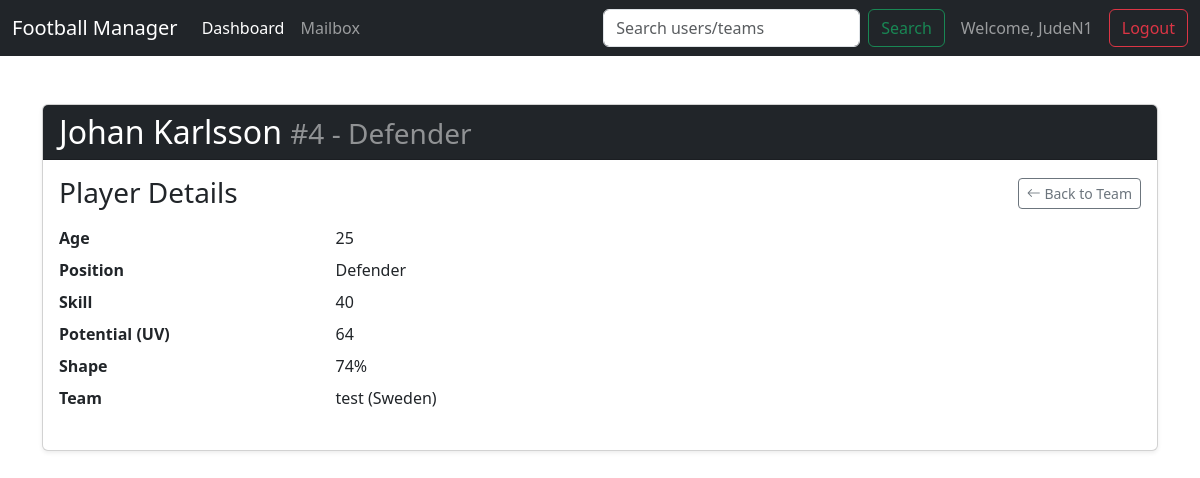
/player/1 (signed in), run on an earlier commit of the app's database.
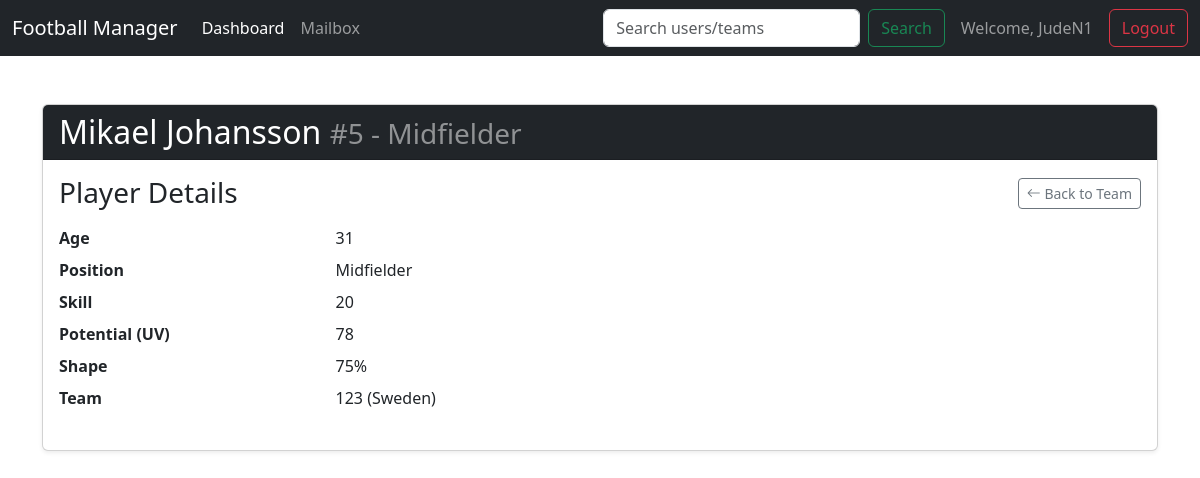
And on a later commit of the database.
### app/models.py (models this page shows, shortened)
class User(db.Model):
    id = db.Column(db.Integer, primary_key=True)
    username = db.Column(db.String(80), unique=True, nullable=False)
    password_hash = db.Column(db.String(128))
    teams = db.relationship('Team', backref='user', lazy=True, cascade="all, delete-orphan")
    sent_messages = db.relationship('Message', foreign_keys='Message.sender_id', backref='sender', lazy=True, cascade="all, delete-orphan")
    received_messages = db.relationship('Message', foreign_keys='Message.recipient_id', backref='recipient', lazy=True, cascade="all, delete-orphan")

class Player(db.Model):
    id = db.Column(db.Integer, primary_key=True)
    name = db.Column(db.String(100), nullable=False)
    age = db.Column(db.Integer, nullable=False)
    position = db.Column(db.Enum(Position), nullable=False)
    skill = db.Column(db.Integer, nullable=False)
    potential = db.Column(db.Integer, nullable=False) # "UV" (utvecklingsvärde)
    shape = db.Column(db.Integer, nullable=False)
    shirt_number = db.Column(db.Integer, nullable=False)
    team_id = db.Column(db.Integer, db.ForeignKey('team.id'), nullable=False)

class Team(db.Model):
    id = db.Column(db.Integer, primary_key=True)
    name = db.Column(db.String(100), unique=True, nullable=False)
    country = db.Column(db.String(50), nullable=False)
    user_id = db.Column(db.Integer, db.ForeignKey('user.id'), nullable=False)
    players = db.relationship('Player', backref='team', lazy=True, cascade="all, delete-orphan")
    league = db.Column(db.String(100), nullable=True, default=None)
    division = db.Column(db.String(50), nullable=True, default=None)
    season = db.Column(db.Integer, nullable=True, default=None)

### app/routes_game.py (the view)
@game_bp.route('/player/<int:player_id>')
def player_page(player_id):
    if 'username' not in session:
        return redirect(url_for('auth_bp.login'))
    player = Player.query.get_or_404(player_id)
    user = User.query.filter_by(username=session['username']).first()
    is_owner = (player.team.user_id == user.id)
    return render_template('player_page.html', player=player, is_owner=is_owner)

### app/__init__.py (called while the page is built)
def create_app():
    app = Flask(__name__)
    app.config['SECRET_KEY'] = 'a_very_secret_key_for_development'
    app.config['SQLALCHEMY_DATABASE_URI'] = 'sqlite:///' + os.path.join(basedir, 'database.db')
    db.init_app(app)
    from .routes_auth import auth_bp
    from .routes_game import game_bp
    app.register_blueprint(auth_bp)
    app.register_blueprint(game_bp)
    @app.context_processor
    def inject_selected_team():
        if 'selected_team_id' in session:
            from .models import Team
            selected_team = Team.query.get(session['selected_team_id'])
            return dict(selected_team=selected_team)
        return dict(selected_team=None)
    def nl2br(value):
        result = value.replace('\n', '<br>\n')
        return Markup(result)
    app.jinja_env.filters['nl2br'] = nl2br
    return app

### app/templates/player_page.html (shortened to what this page needs)
{% extends "base.html" %}
{% block content %}
<div class="card shadow-sm">
    <div class="card-header bg-dark text-white">
        <h1 class="h2 mb-0">{{ player.name }} <small class="text-white-50">#{{ player.shirt_number }} - {{ player.position.value }}</small></h1>
    </div>
    <div class="card-body">
        <div class="d-flex justify-content-between align-items-center mb-3">
            <h3 class="card-title mb-0">Player Details</h3>
            <a href="{{ url_for('game_bp.team_page', team_id=player.team.id) }}" class="btn btn-outline-secondary btn-sm">
                <i class="bi bi-arrow-left"></i> Back to Team
            </a>
        </div>
        <dl class="row">
            <dt class="col-sm-3">Age</dt>
            <dd class="col-sm-9">{{ player.age }}</dd>
            <dt class="col-sm-3">Position</dt>
            <dd class="col-sm-9">{{ player.position.value }}</dd>
            <dt class="col-sm-3">Skill</dt>
            <dd class="col-sm-9">{{ player.skill }}</dd>
            <dt class="col-sm-3">Potential (UV)</dt>
            <dd class="col-sm-9">{{ player.potential }}</dd>
            <dt class="col-sm-3">Shape</dt>
            <dd class="col-sm-9">{{ player.shape }}%</dd>
            <dt class="col-sm-3">Team</dt>
            <dd class="col-sm-9">{{ player.team.name }} ({{ player.team.country }})</dd>
        </dl>
    </div>
</div>
{% endblock %}

### app/templates/base.html (shortened to what this page needs)
<!DOCTYPE html>
<html lang="en">
<head>
    <link href="https://cdn.jsdelivr.net/npm/bootstrap@5.3.3/dist/css/bootstrap.min.css" rel="stylesheet">
    <link rel="stylesheet" href="https://cdn.jsdelivr.net/npm/bootstrap-icons@1.11.3/font/bootstrap-icons.min.css">
</head>
<body>
    <nav class="navbar navbar-expand-lg navbar-dark bg-dark fixed-top">
        <div class="container-fluid">
            <a class="navbar-brand" href="{{ url_for('game_bp.dashboard') }}">Football Manager</a>
            <div class="collapse navbar-collapse">
                <ul class="navbar-nav me-auto mb-2 mb-lg-0">
                    <li class="nav-item">
                        <a class="nav-link active" href="{{ url_for('game_bp.dashboard') }}">Dashboard</a>
                    </li>
                    <li class="nav-item">
                        <a class="nav-link" href="{{ url_for('game_bp.mailbox') }}">Mailbox</a>
                    </li>
                </ul>
                <form class="d-flex me-3" action="{{ url_for('game_bp.search') }}" method="post">
                    <input class="form-control me-2" type="search" placeholder="Search users/teams" name="query" aria-label="Search">
                    <button class="btn btn-outline-success" type="submit">Search</button>
                </form>
                {% if session.username %}
                <span class="navbar-text me-3">
                    Welcome, {{ session.username }}
                </span>
                <a href="{{ url_for('auth_bp.logout') }}" class="btn btn-outline-danger">Logout</a>
                {% endif %}
            </div>
        </div>
    </nav>
    <main class="container mt-4">
        {% block content %}{% endblock %}
    </main>
</body>
</html>

### app/templates/base.html (style rules this page uses)
body { background-image: url('https://images.pexels.com/photos/114296/pexels-photo-114296.jpeg'); background-size: cover; background-position: center; background-attachment: fixed; padding-top: 80px; }

What changed in the data, as far as the page shows it:
changed Player: name "Johan Karlsson" → "Mikael Johansson"; shirt_number "4" → "5"; position.value "Defender" → "Midfielder"; age "25" → "31"; skill "40" → "20"; potential "64" → "78"; shape "74" → "75"
changed Team "Sweden": team.name "test" → "123"
